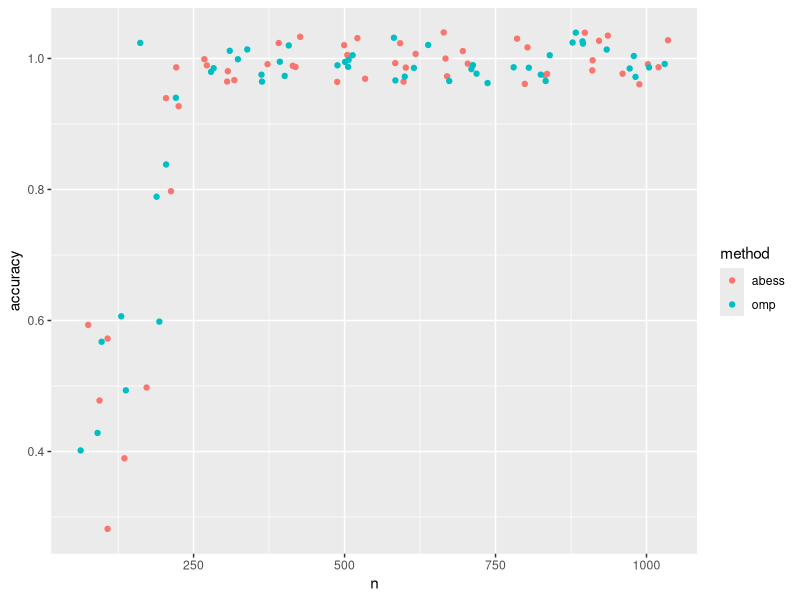

The R script that drew this image:
## ---- chunk 1
library(tidyverse)
abess = read_csv('results/abess.csv')
omp = read_csv('results/omp.csv')
## ---- chunk 2
df = abess %>% 
  select(-...1) %>% 
  bind_rows(omp)
## ---- chunk 3
ggplot(df,aes(n,accuracy,color = method)) +
  #geom_point() +
  geom_jitter()
